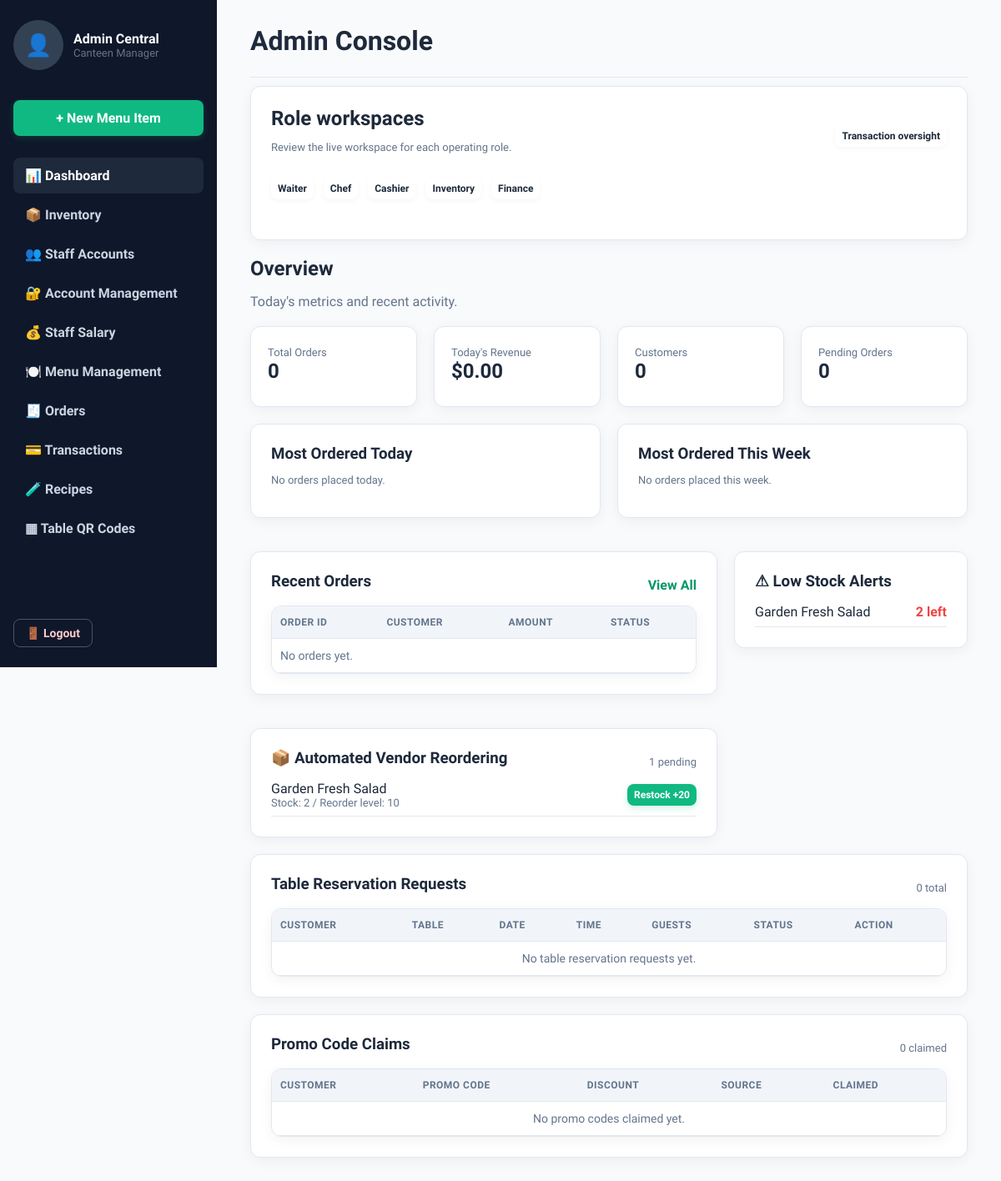
Page /views/admin/dashboard.php (signed in) on the committed database.
### tables this page shows
CREATE TABLE menu_items (
    id INT AUTO_INCREMENT PRIMARY KEY,
    category_id INT,
    name VARCHAR(150) NOT NULL,
    description TEXT,
    price DECIMAL(10,2) NOT NULL,
    image VARCHAR(255) DEFAULT NULL,
    current_stock INT DEFAULT 0,
    reorder_level INT DEFAULT 5,
    is_active TINYINT(1) DEFAULT 1,
    created_at TIMESTAMP DEFAULT CURRENT_TIMESTAMP,
    FOREIGN KEY (category_id) REFERENCES categories(id) ON DELETE SET NULL
);

### models/User.php (called while the page is built, shortened)
<?php
class User {
    private $conn;
    public function __construct($db) {
        $this->conn = $db;
        $this->ensureUserCredentialsSchema();
        $this->ensureUserRoleSchema();
        $this->ensureStaffTableSchema();
        $this->conn->exec("CREATE TABLE IF NOT EXISTS auth_login_attempts (
            identifier VARCHAR(190) PRIMARY KEY,
            failed_count INT NOT NULL DEFAULT 0,
            locked_until DATETIME NULL,
            last_attempt_at DATETIME NOT NULL DEFAULT CURRENT_TIMESTAMP
        )");
    }
    private function ensureUserCredentialsSchema() {
        $check = $this->conn->prepare("SELECT COUNT(*) FROM information_schema.columns WHERE table_schema = DATABASE() AND table_name = 'users' AND column_name = 'username'");
        $check->execute();
    }
    private function ensureUserRoleSchema() {
        $check = $this->conn->prepare("SELECT column_type FROM information_schema.columns WHERE table_schema = DATABASE() AND table_name = 'users' AND column_name = 'role'");
        $check->execute();
        $columnType = strtolower((string)$check->fetchColumn());
    }
    private function ensureStaffTableSchema() {
        $requiredColumns = [
            'staff_role' => "ALTER TABLE staff_management ADD COLUMN staff_role VARCHAR(60) NOT NULL DEFAULT 'Service Staff' AFTER staff_email",
            'department' => "ALTER TABLE staff_management ADD COLUMN department VARCHAR(80) NOT NULL DEFAULT 'Operations' AFTER staff_role",
            'staff_phone' => "ALTER TABLE staff_management ADD COLUMN staff_phone VARCHAR(20) NULL AFTER staff_role",
            'staff_shift' => "ALTER TABLE staff_management ADD COLUMN staff_shift ENUM('Morning','Evening','Night') NOT NULL DEFAULT 'Morning' AFTER staff_phone",
            'is_active' => "ALTER TABLE staff_management ADD COLUMN is_active TINYINT(1) NOT NULL DEFAULT 1 AFTER staff_status",
            'deleted_at' => "ALTER TABLE staff_management ADD COLUMN deleted_at DATETIME NULL AFTER is_active",
        ];
        foreach ($requiredColumns as $column => $sql) {
            $check = $this->conn->prepare("SELECT COUNT(*) FROM information_schema.columns WHERE table_schema = DATABASE() AND table_name = 'staff_management' AND column_name = ?");
            $check->execute([$column]);
        }
    }
    public function countActiveCustomers() {
        $stmt = $this->conn->prepare("SELECT COUNT(*) FROM users WHERE role = 'customer'");
        $stmt->execute();
        return $stmt->fetchColumn();
    }
}

### controllers/AdminController.php (called while the page is built, shortened)
<?php
require_once __DIR__ . '/../models/MenuItem.php';
require_once __DIR__ . '/../models/Order.php';
require_once __DIR__ . '/../models/User.php';
class AdminController {
    private $menuItemModel;
    private $orderModel;
    private $userModel;
    private $reservationModel;
    private $promoModel;
    private $inventoryLogModel;
    public function __construct($db) {
        $this->menuItemModel = new MenuItem($db);
        $this->orderModel = new Order($db);
        $this->userModel = new User($db);
        $this->reservationModel = new Reservation($db);
        $this->promoModel = new Promo($db);
        $this->inventoryLogModel = new InventoryLog($db);
    }
    public function dashboardData() {
        return [
            'menu_counts' => $this->menuItemModel->counts(),
            'order_stats' => $this->orderModel->todayStats(),
            'customers' => $this->userModel->countActiveCustomers(),
            'recent_orders' => $this->orderModel->recent(5),
            'low_stock' => $this->menuItemModel->lowStock(),
            'vendor_reorders' => $this->menuItemModel->reorderQueue(),
            'inventory_logs' => $this->inventoryLogModel->recent(10),
            'reservations' => $this->reservationModel->all(),
            'promo_claims' => $this->promoModel->all(),
            'most_ordered_today' => $this->orderModel->mostOrdered('today'),
            'most_ordered_week' => $this->orderModel->mostOrdered('week'),
        ];
    }
}

### config/config.php (called while the page is built, shortened)
<?php
function isLoggedIn() {
    return isset($_SESSION['user_id']);
}
function isAdmin() {
    return isLoggedIn() && ($_SESSION['role'] === 'admin' || staffRoleIs(['manager', 'admin']));
}

### models/MenuItem.php (called while the page is built, shortened)
<?php
class MenuItem {
    private $conn;
    public function __construct($db) {
        $this->conn = $db;
    }
    public function counts() {
        $stmt = $this->conn->prepare("SELECT COUNT(*) FROM menu_items");
        $stmt->execute();
        $total = $stmt->fetchColumn();
        $stmt = $this->conn->prepare("SELECT COUNT(*) FROM menu_items WHERE current_stock <= reorder_level AND current_stock > 0");
        $stmt->execute();
        $low = $stmt->fetchColumn();
        $stmt = $this->conn->prepare("SELECT COUNT(*) FROM menu_items WHERE is_active = 0");
        $stmt->execute();
        $unavailable = $stmt->fetchColumn();
        return ['total' => $total, 'low' => $low, 'unavailable' => $unavailable];
    }
}

### models/Order.php (called while the page is built, shortened)
<?php
class Order {
    private $conn;
    private $table = 'orders';
    public function __construct($db) {
        $this->conn = $db;
    }
    public function recent($limit = 10) {
        $stmt = $this->conn->prepare("SELECT o.*, u.name AS customer_name FROM {$this->table} o
            JOIN users u ON o.user_id = u.id ORDER BY o.order_at DESC LIMIT ?");
        $stmt->bindValue(1, $limit, PDO::PARAM_INT);
        $stmt->execute();
        return $stmt->fetchAll(PDO::FETCH_ASSOC);
    }
    public function todayStats() {
        $stmt = $this->conn->prepare("SELECT COALESCE(SUM(total_amount),0) FROM orders WHERE DATE(order_at) = CURDATE() AND status <> 'cancelled'");
        $stmt->execute();
        $revenue = $stmt->fetchColumn();
        $stmt = $this->conn->prepare("SELECT COUNT(*) FROM orders WHERE DATE(order_at) = CURDATE()");
        $stmt->execute();
        $totalOrders = $stmt->fetchColumn();
        $stmt = $this->conn->prepare("SELECT COUNT(*) FROM orders WHERE DATE(order_at) = CURDATE() AND status = 'pending'");
        $stmt->execute();
        $pending = $stmt->fetchColumn();
        return ['revenue' => $revenue, 'total_orders' => $totalOrders, 'pending' => $pending];
    }
}

### views/admin/dashboard.php (the view, shortened to what this page needs)
<?php
require_once __DIR__ . '/../../config/config.php';
require_once __DIR__ . '/../../controllers/AdminController.php';
$database = new Database();
$db = $database->connect();
$admin = new AdminController($db);
$data = $admin->dashboardData();
?>
<!DOCTYPE html>
<html lang="en">
<head>
<link rel="stylesheet" href="<?= BASE_URL ?>/public/css/style.css">
</head>
<body class="admin-body">
<?php include __DIR__ . '/../partials/header_admin.php'; ?>
<main class="admin-main">
    <header class="admin-topbar">
        <h1>Admin Console</h1>
    </header>
    <div class="card">
        <div class="staff-toolbar"><div><h2>Role workspaces</h2><p class="muted small">Review the live workspace for each operating role.</p></div><a href="<?= BASE_URL ?>/views/admin/transactions.php" class="btn-secondary btn-small">Transaction oversight</a></div>
        <div class="category-row">
            <a class="btn-secondary btn-small" href="<?= BASE_URL ?>/views/staff/waiter.php">Waiter</a>
            <a class="btn-secondary btn-small" href="<?= BASE_URL ?>/views/staff/chef.php">Chef</a>
            <a class="btn-secondary btn-small" href="<?= BASE_URL ?>/views/staff/cashier.php">Cashier</a>
            <a class="btn-secondary btn-small" href="<?= BASE_URL ?>/views/staff/inventory.php">Inventory</a>
            <a class="btn-secondary btn-small" href="<?= BASE_URL ?>/views/staff/finance.php">Finance</a>
        </div>
    </div>
    <h2>Overview</h2>
    <p class="muted">Today's metrics and recent activity.</p>
    <div class="stat-grid">
        <div class="stat-card">
            <span class="muted small">Total Orders</span>
            <h2><?= (int)$data['order_stats']['total_orders'] ?></h2>
        </div>
        <div class="stat-card">
            <span class="muted small">Today's Revenue</span>
            <h2>$<?= number_format($data['order_stats']['revenue'], 2) ?></h2>
        </div>
        <div class="stat-card">
            <span class="muted small">Customers</span>
            <h2><?= (int)$data['customers'] ?></h2>
        </div>
        <div class="stat-card">
            <span class="muted small">Pending Orders</span>
            <h2><?= (int)$data['order_stats']['pending'] ?></h2>
        </div>
    </div>
    <div class="popular-items-grid">
        <div class="card">
            <h3>Most Ordered Today</h3>
            <?php if (empty($data['most_ordered_today'])): ?><p class="muted small">No orders placed today.</p><?php endif; ?>
        </div>
        <div class="card">
            <h3>Most Ordered This Week</h3>
            <?php if (empty($data['most_ordered_week'])): ?><p class="muted small">No orders placed this week.</p><?php endif; ?>
        </div>
    </div>
    <div class="admin-panels">
        <div class="card">
            <div class="row-between">
                <h3>Recent Orders</h3>
                <a href="<?= BASE_URL ?>/views/admin/orders.php" class="link">View All</a>
            </div>
            <table class="data-table">
                <thead><tr><th>Order ID</th><th>Customer</th><th>Amount</th><th>Status</th></tr></thead>
                <tbody>
                <?php if (empty($data['recent_orders'])): ?><tr><td colspan="4" class="muted">No orders yet.</td></tr><?php endif; ?>
                </tbody>
            </table>
        </div>
        <div class="card">
            <h3>⚠ Low Stock Alerts</h3>
            <?php foreach ($data['low_stock'] as $item): ?>
                <div class="row-between low-stock-line">
                    <span><?= e($item['name']) ?></span>
                    <span class="danger"><?= (int)$item['current_stock'] ?> left</span>
                </div>
            <?php endforeach; ?>
        </div>
        <div class="card">
            <div class="row-between">
                <h3>📦 Automated Vendor Reordering</h3>
                <span class="muted small"><?= count($data['vendor_reorders']) ?> pending</span>
            </div>
            <?php foreach ($data['vendor_reorders'] as $item): ?>
                <div class="row-between low-stock-line">
                    <div>
                        <span><?= e($item['name']) ?></span>
                        <div class="muted small">Stock: <?= (int)$item['current_stock'] ?> / Reorder level: <?= (int)$item['reorder_level'] ?></div>
                    </div>
                    <form method="POST" style="display:inline">
                        <button type="submit" class="btn-small btn-primary">Restock +<?= (int)$item['reorder_level'] + 10 ?></button>
                    </form>
                </div>
            <?php endforeach; ?>
        </div>
    </div>
    <div class="card admin-wide-panel">
        <div class="row-between">
            <h3>Table Reservation Requests</h3>
            <span class="muted small"><?= count($data['reservations']) ?> total</span>
        </div>
        <table class="data-table">
            <thead><tr><th>Customer</th><th>Table</th><th>Date</th><th>Time</th><th>Guests</th><th>Status</th><th>Action</th></tr></thead>
            <tbody>
            <?php if (empty($data['reservations'])): ?><tr><td colspan="7" class="muted center">No table reservation requests yet.</td></tr><?php endif; ?>
            </tbody>
        </table>
    </div>
    <div class="card admin-wide-panel">
        <div class="row-between">
            <h3>Promo Code Claims</h3>
            <span class="muted small"><?= count($data['promo_claims']) ?> claimed</span>
        </div>
        <table class="data-table">
            <thead><tr><th>Customer</th><th>Promo Code</th><th>Discount</th><th>Source</th><th>Claimed</th></tr></thead>
            <tbody>
            <?php if (empty($data['promo_claims'])): ?><tr><td colspan="5" class="muted center">No promo codes claimed yet.</td></tr><?php endif; ?>
            </tbody>
        </table>
    </div>
</main>
</body>
</html>

### rows in the picture
menu_items: name "Garden Fresh Salad", current_stock "2", reorder_level "10", (int)$item['reorder_level'] + 10 "20"

### other values in the picture
$_SESSION['name'] "Admin Central"
$data['order_stats']['total_orders'] "0"
$data['order_stats']['revenue'] "0.00"
$data['customers'] "0"
$data['order_stats']['pending'] "0"
count($data['vendor_reorders']) "1"
count($data['reservations']) "0"
count($data['promo_claims']) "0"
